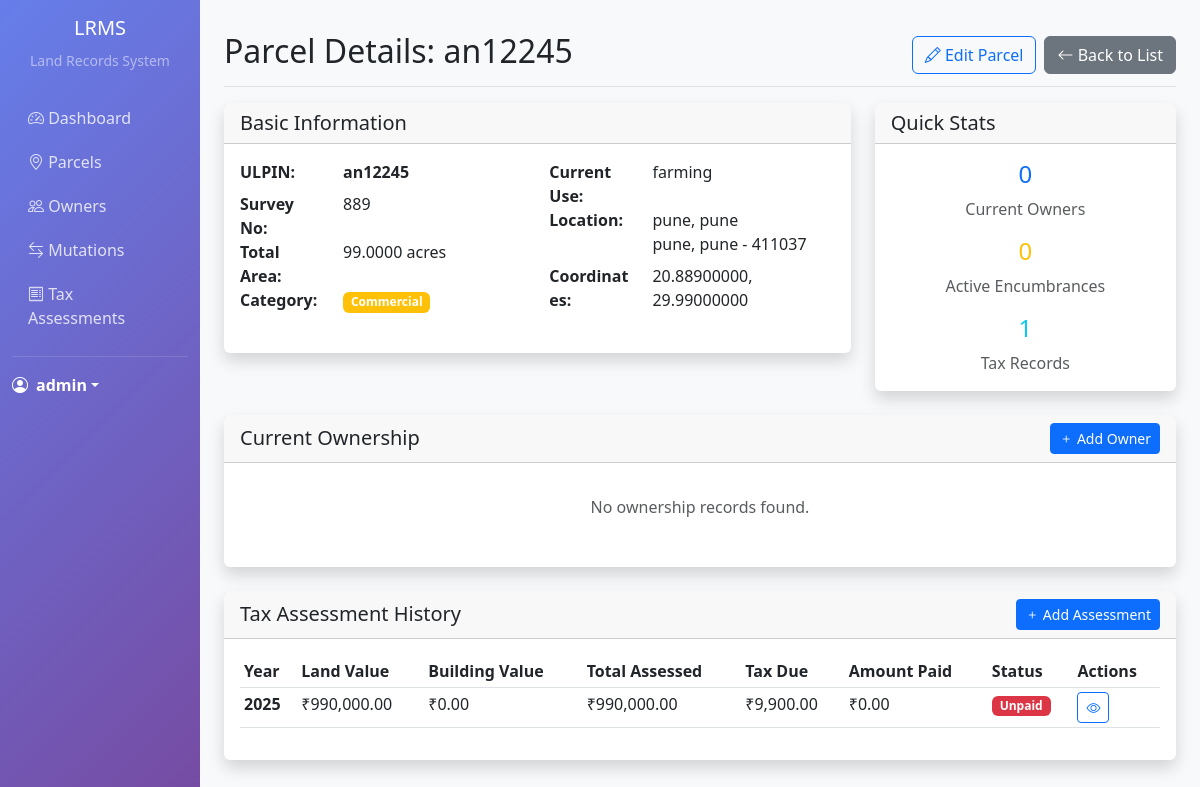
The app's page /parcel/1 (signed in) with its own data.
### models/user_account.py (models this page shows, shortened)
class UserAccount(UserMixin, db.Model):
    __tablename__ = 'user_account'
    user_id = db.Column(db.Integer, primary_key=True)
    username = db.Column(db.String(80), unique=True, nullable=False)
    password_hash = db.Column(db.String(255), nullable=False)
    role = db.Column(db.Enum('Registrar', 'Approver', 'Viewer', 'Admin', name='user_role_enum'), nullable=False)
    last_login = db.Column(db.DateTime)
    created_at = db.Column(db.DateTime, default=datetime.utcnow)
    is_active = db.Column(db.Boolean, default=True)
    mutations_approved = db.relationship('Mutation', backref='approver', lazy=True)
    audit_logs = db.relationship('AuditLog', backref='user', lazy=True)

### models/parcel.py (models this page shows, shortened)
class Parcel(db.Model):
    __tablename__ = 'parcel'
    parcel_id = db.Column(db.Integer, primary_key=True)
    ulpin = db.Column(db.String(50), unique=True, nullable=False)
    survey_no = db.Column(db.String(50), nullable=False)
    total_area = db.Column(db.Numeric(10, 4), nullable=False)
    land_category = db.Column(db.Enum('Agricultural', 'Residential', 'Commercial', 'Industrial', 'State Owned', name='land_category_enum'), nullable=False)
    current_use_type = db.Column(db.String(100))
    location_id = db.Column(db.Integer, db.ForeignKey('location.location_id'), nullable=False)
    centroid_lat = db.Column(db.Numeric(10, 8))
    centroid_lon = db.Column(db.Numeric(11, 8))
    current_version_id = db.Column(db.Integer, db.ForeignKey('parcel_version.version_id'))
    created_at = db.Column(db.DateTime, default=datetime.utcnow)
    versions = db.relationship('ParcelVersion', foreign_keys='ParcelVersion.parcel_id', backref='parcel', lazy=True)
    current_version = db.relationship('ParcelVersion', foreign_keys=[current_version_id], post_update=True)
    ownerships = db.relationship('Ownership', backref='parcel', lazy=True)
    tenant_agreements = db.relationship('TenantAgreement', backref='parcel', lazy=True)
    mutations = db.relationship('Mutation', backref='parcel', lazy=True)
    encumbrances = db.relationship('Encumbrance', backref='parcel', lazy=True)
    tax_assessments = db.relationship('TaxAssessment', backref='parcel', lazy=True)

### models/location.py (models this page shows, shortened)
class Location(db.Model):
    __tablename__ = 'location'
    location_id = db.Column(db.Integer, primary_key=True)
    village = db.Column(db.String(100), nullable=False)
    taluka = db.Column(db.String(100), nullable=False)
    district = db.Column(db.String(100), nullable=False)
    state = db.Column(db.String(100), nullable=False)
    pincode = db.Column(db.String(6), nullable=False)
    parcels = db.relationship('Parcel', backref='location', lazy=True)

### models/tax_assessment.py (models this page shows, shortened)
class TaxAssessment(db.Model):
    __tablename__ = 'tax_assessment'
    tax_id = db.Column(db.Integer, primary_key=True)
    parcel_id = db.Column(db.Integer, db.ForeignKey('parcel.parcel_id'), nullable=False)
    assessment_year = db.Column(db.Integer, nullable=False)
    land_value = db.Column(db.Numeric(15, 2))
    building_value = db.Column(db.Numeric(15, 2))
    total_assessed_value = db.Column(db.Numeric(15, 2), nullable=False)
    tax_due = db.Column(db.Numeric(12, 2), nullable=False)
    amount_paid = db.Column(db.Numeric(12, 2), default=0)
    paid_on = db.Column(db.Date)
    status = db.Column(db.Enum('Paid', 'Unpaid', 'Partial', name='tax_status_enum'), nullable=False, default='Unpaid')
    created_at = db.Column(db.DateTime, default=datetime.utcnow)

### routes/parcel_routes.py (the view)
@parcel_bp.route('/<int:parcel_id>')
@login_required
def view_parcel(parcel_id):
    parcel = Parcel.query.get_or_404(parcel_id)
    ownerships = Ownership.query.filter_by(parcel_id=parcel_id, date_to=None).all()
    encumbrances = Encumbrance.query.filter_by(parcel_id=parcel_id, status='Active').all()
    tax_assessments = TaxAssessment.query.filter_by(parcel_id=parcel_id).order_by(TaxAssessment.assessment_year.desc()).limit(5).all()
    return render_template('parcel_details.html',
                         parcel=parcel,
                         ownerships=ownerships,
                         encumbrances=encumbrances,
                         tax_assessments=tax_assessments)

### templates/parcel_details.html (shortened to what this page needs)
{% extends "layout.html" %}
{% block content %}
<div class="d-flex justify-content-between flex-wrap flex-md-nowrap align-items-center pt-3 pb-2 mb-3 border-bottom">
    <h1 class="h2">Parcel Details: {{ parcel.ulpin }}</h1>
    <div class="btn-toolbar mb-2 mb-md-0">
        {% if current_user.role in ['Admin', 'Registrar'] %}
        <div class="btn-group me-2">
            <a href="{{ url_for('parcel.edit_parcel', parcel_id=parcel.parcel_id) }}" class="btn btn-outline-primary">
                <i class="bi bi-pencil"></i> Edit Parcel
            </a>
        </div>
        {% endif %}
        <a href="{{ url_for('parcel.list_parcels') }}" class="btn btn-secondary">
            <i class="bi bi-arrow-left"></i> Back to List
        </a>
    </div>
</div>
<div class="row mb-4">
    <div class="col-lg-8">
        <div class="card shadow">
            <div class="card-header">
                <h5 class="mb-0">Basic Information</h5>
            </div>
            <div class="card-body">
                <div class="row">
                    <div class="col-md-6">
                        <dl class="row">
                            <dt class="col-sm-4">ULPIN:</dt>
                            <dd class="col-sm-8"><strong>{{ parcel.ulpin }}</strong></dd>
                            <dt class="col-sm-4">Survey No:</dt>
                            <dd class="col-sm-8">{{ parcel.survey_no }}</dd>
                            <dt class="col-sm-4">Total Area:</dt>
                            <dd class="col-sm-8">{{ parcel.total_area }} acres</dd>
                            <dt class="col-sm-4">Category:</dt>
                            <dd class="col-sm-8">
                                <span class="badge bg-{{ 'success' if parcel.land_category == 'Agricultural' else 'primary' if parcel.land_category == 'Residential' else 'warning' if parcel.land_category == 'Commercial' else 'info' if parcel.land_category == 'Industrial' else 'secondary' }}">
                                    {{ parcel.land_category }}
                                </span>
                            </dd>
                        </dl>
                    </div>
                    <div class="col-md-6">
                        <dl class="row">
                            <dt class="col-sm-4">Current Use:</dt>
                            <dd class="col-sm-8">{{ parcel.current_use_type or 'Not specified' }}</dd>
                            <dt class="col-sm-4">Location:</dt>
                            <dd class="col-sm-8">
                                {{ parcel.location.village }}, {{ parcel.location.taluka }}<br>
                                {{ parcel.location.district }}, {{ parcel.location.state }} - {{ parcel.location.pincode }}
                            </dd>
                            {% if parcel.centroid_lat and parcel.centroid_lon %}
                            <dt class="col-sm-4">Coordinates:</dt>
                            <dd class="col-sm-8">{{ parcel.centroid_lat }}, {{ parcel.centroid_lon }}</dd>
                            {% endif %}
                        </dl>
                    </div>
                </div>
            </div>
        </div>
    </div>
    <div class="col-lg-4">
        <div class="card shadow">
            <div class="card-header">
                <h5 class="mb-0">Quick Stats</h5>
            </div>
            <div class="card-body">
                <div class="text-center">
                    <div class="mb-3">
                        <h4 class="text-primary">{{ ownerships|length }}</h4>
                        <p class="text-muted mb-0">Current Owners</p>
                    </div>
                    <div class="mb-3">
                        <h4 class="text-warning">{{ encumbrances|length }}</h4>
                        <p class="text-muted mb-0">Active Encumbrances</p>
                    </div>
                    <div>
                        <h4 class="text-info">{{ tax_assessments|length }}</h4>
                        <p class="text-muted mb-0">Tax Records</p>
                    </div>
                </div>
            </div>
        </div>
    </div>
</div>
<div class="row mb-4">
    <div class="col-12">
        <div class="card shadow">
            <div class="card-header d-flex justify-content-between align-items-center">
                <h5 class="mb-0">Current Ownership</h5>
                {% if current_user.role in ['Admin', 'Registrar'] %}
                <button class="btn btn-sm btn-primary" data-bs-toggle="modal" data-bs-target="#addOwnershipModal">
                    <i class="bi bi-plus"></i> Add Owner
                </button>
                {% endif %}
            </div>
            <div class="card-body">
                {% if ownerships %}
                <div class="table-responsive">
                    <table class="table table-sm">
                        <thead>
                            <tr>
                                <th>Owner Name</th>
                                <th>Type</th>
                                <th>Share</th>
                                <th>Ownership Type</th>
                                <th>From Date</th>
                                <th>Contact</th>
                            </tr>
                        </thead>
                        <tbody>
                            {% for ownership in ownerships %}
                            <tr>
                                <td>
                                    <a href="{{ url_for('owner.view_owner', owner_id=ownership.owner_id) }}" class="text-decoration-none">
                                        {{ ownership.owner.name }}
                                    </a>
                                </td>
                                <td><span class="badge bg-secondary">{{ ownership.owner.owner_type }}</span></td>
                                <td>{{ (ownership.share_fraction * 100)|round(2) }}%</td>
                                <td>{{ ownership.ownership_type }}</td>
                                <td>{{ ownership.date_from.strftime('%Y-%m-%d') }}</td>
                                <td>{{ ownership.owner.contact_no or 'N/A' }}</td>
                            </tr>
                            {% endfor %}
                        </tbody>
                    </table>
                </div>
                {% else %}
                <p class="text-muted text-center py-3">No ownership records found.</p>
                {% endif %}
            </div>
        </div>
    </div>
</div>
<div class="row">
    <div class="col-12">
        <div class="card shadow">
            <div class="card-header d-flex justify-content-between align-items-center">
                <h5 class="mb-0">Tax Assessment History</h5>
                {% if current_user.role in ['Admin', 'Registrar'] %}
                <a href="{{ url_for('tax.create_tax_assessment') }}?parcel_id={{ parcel.parcel_id }}" class="btn btn-sm btn-primary">
                    <i class="bi bi-plus"></i> Add Assessment
                </a>
                {% endif %}
            </div>
            <div class="card-body">
                {% if tax_assessments %}
                <div class="table-responsive">
                    <table class="table table-sm">
                        <thead>
                            <tr>
                                <th>Year</th>
                                <th>Land Value</th>
                                <th>Building Value</th>
                                <th>Total Assessed</th>
                                <th>Tax Due</th>
                                <th>Amount Paid</th>
                                <th>Status</th>
                                <th>Actions</th>
                            </tr>
                        </thead>
                        <tbody>
                            {% for tax in tax_assessments %}
                            <tr>
                                <td><strong>{{ tax.assessment_year }}</strong></td>
                                <td>₹{{ "{:,.2f}".format(tax.land_value or 0) }}</td>
                                <td>₹{{ "{:,.2f}".format(tax.building_value or 0) }}</td>
                                <td>₹{{ "{:,.2f}".format(tax.total_assessed_value) }}</td>
                                <td>₹{{ "{:,.2f}".format(tax.tax_due) }}</td>
                                <td>₹{{ "{:,.2f}".format(tax.amount_paid or 0) }}</td>
                                <td>
                                    <span class="badge bg-{{ 'success' if tax.status == 'Paid' else 'warning' if tax.status == 'Partial' else 'danger' }}">
                                        {{ tax.status }}
                                    </span>
                                </td>
                                <td>
                                    <a href="{{ url_for('tax.view_tax_assessment', tax_id=tax.tax_id) }}" class="btn btn-sm btn-outline-primary">
                                        <i class="bi bi-eye"></i>
                                    </a>
                                </td>
                            </tr>
                            {% endfor %}
                        </tbody>
                    </table>
                </div>
                {% else %}
                <p class="text-muted text-center py-3">No tax assessment records found.</p>
                {% endif %}
            </div>
        </div>
    </div>
</div>
{% endblock %}

### templates/layout.html (shortened to what this page needs)
<!DOCTYPE html>
<html lang="en">
<head>
    <link href="https://cdn.jsdelivr.net/npm/bootstrap@5.3.0/dist/css/bootstrap.min.css" rel="stylesheet">
    <link href="https://cdn.jsdelivr.net/npm/bootstrap-icons@1.10.0/font/bootstrap-icons.css" rel="stylesheet">
</head>
<body>
    {% if current_user.is_authenticated %}
    <div class="container-fluid">
        <div class="row">
            <nav class="col-md-3 col-lg-2 d-md-block sidebar collapse">
                <div class="position-sticky pt-3">
                    <div class="text-center mb-4">
                        <h5 class="text-white">LRMS</h5>
                        <small class="text-white-50">Land Records System</small>
                    </div>
                    <ul class="nav flex-column">
                        <li class="nav-item">
                            <a class="nav-link" href="{{ url_for('dashboard') }}">
                                <i class="bi bi-speedometer2"></i> Dashboard
                            </a>
                        </li>
                        <li class="nav-item">
                            <a class="nav-link" href="{{ url_for('parcel.list_parcels') }}">
                                <i class="bi bi-geo-alt"></i> Parcels
                            </a>
                        </li>
                        <li class="nav-item">
                            <a class="nav-link" href="{{ url_for('owner.list_owners') }}">
                                <i class="bi bi-people"></i> Owners
                            </a>
                        </li>
                        <li class="nav-item">
                            <a class="nav-link" href="{{ url_for('mutation.list_mutations') }}">
                                <i class="bi bi-arrow-left-right"></i> Mutations
                            </a>
                        </li>
                        <li class="nav-item">
                            <a class="nav-link" href="{{ url_for('tax.list_tax_assessments') }}">
                                <i class="bi bi-receipt"></i> Tax Assessments
                            </a>
                        </li>
                    </ul>
                    <hr class="text-white-50">
                    <div class="dropdown">
                        <a href="#" class="d-flex align-items-center text-white text-decoration-none dropdown-toggle" data-bs-toggle="dropdown">
                            <i class="bi bi-person-circle me-2"></i>
                            <strong>{{ current_user.username }}</strong>
                        </a>
                    </div>
                </div>
            </nav>
            <main class="col-md-9 ms-sm-auto col-lg-10 px-md-4 main-content">
                <div class="pt-3 pb-2 mb-3">
                    {% block content %}{% endblock %}
                </div>
            </main>
        </div>
    </div>
    {% endif %}
</body>
</html>

### records on screen
UserAccount: username "admin"
Parcel: ulpin "an12245", survey_no "889", total_area "99.0000", land_category "Commercial", current_use_type "farming", centroid_lat "20.88900000", centroid_lon "29.99000000"
Location: location.village "pune", location.taluka "pune", location.district "pune", location.state "pune", location.pincode "411037"
TaxAssessment: assessment_year "2025", land_value "990,000.00", building_value "0.00", total_assessed_value "990,000.00", tax_due "9,900.00", amount_paid "0.00", status "Unpaid"

### other values on screen
{{ ownerships|length }} "0"
{{ encumbrances|length }} "0"
{{ tax_assessments|length }} "1"
